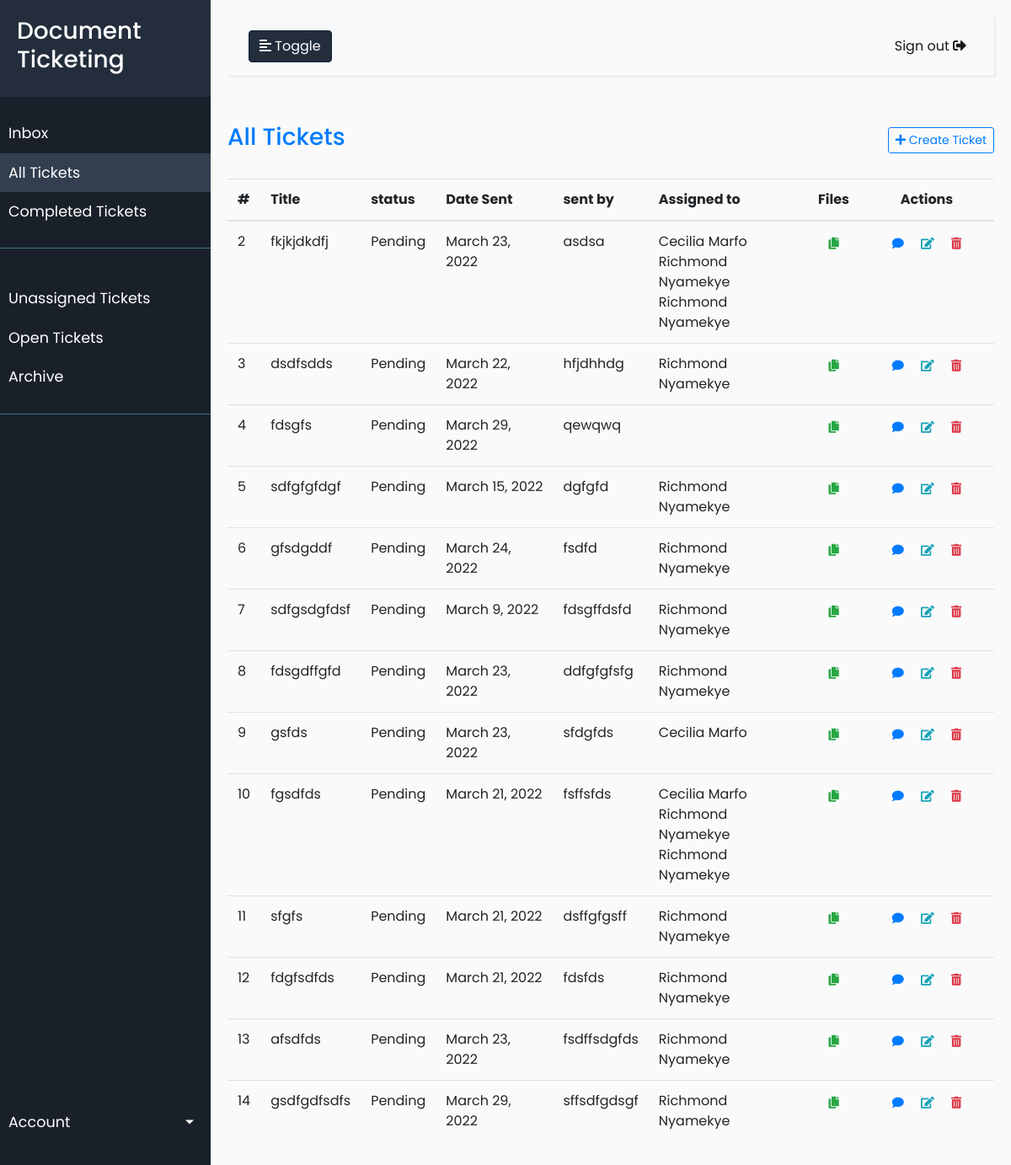
Page /tickets/ (signed in) on the earlier database version.
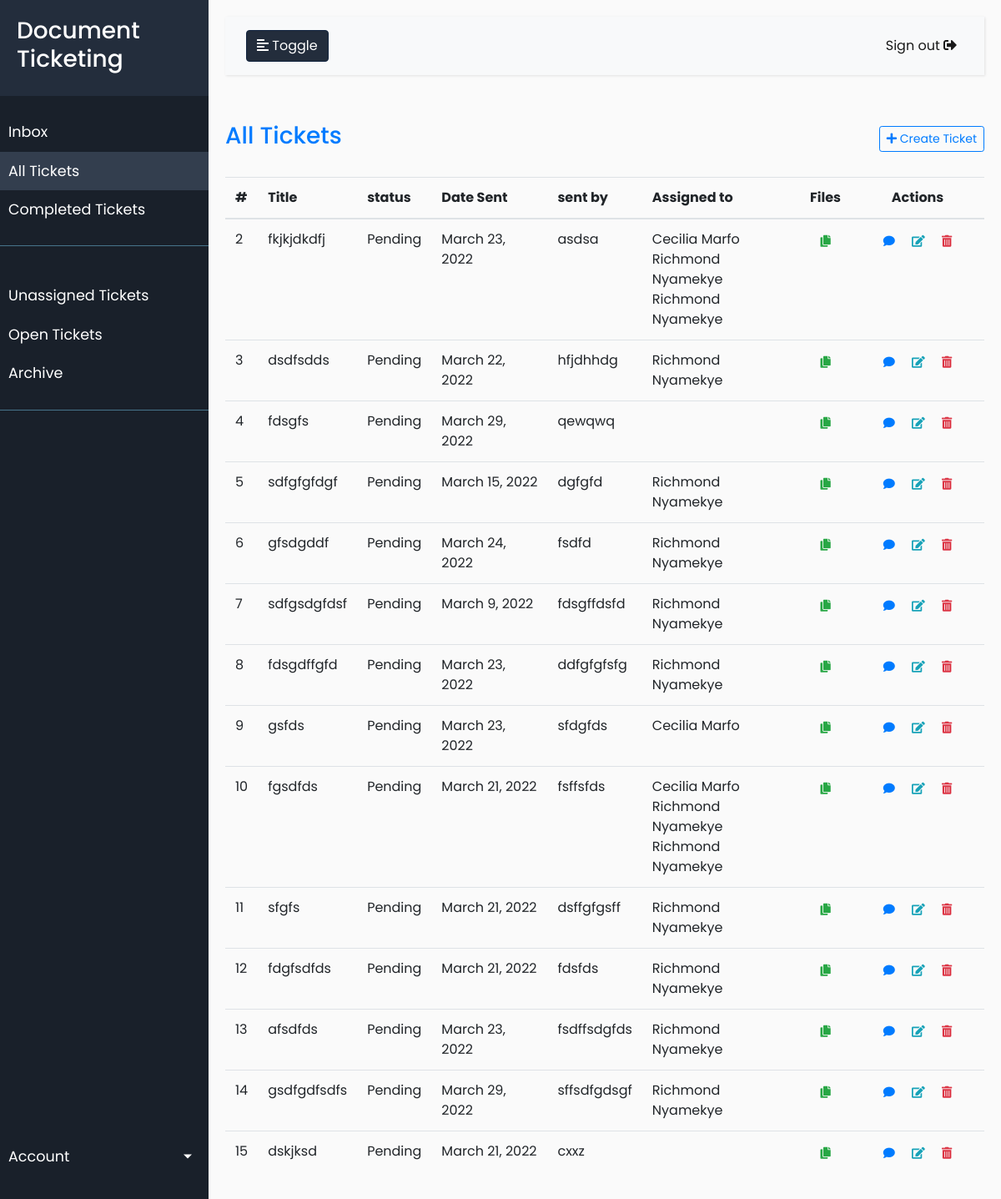
Same page on the later database version.
### app/models.py (models this page shows, shortened)
class Ticket(models.Model):
    PENDING = 1
    DONE = 2
    CHOICES = (
        (PENDING, 'Pending'),
        (DONE, 'Done'),
    )
    title = models.CharField(max_length=50, verbose_name='Title')
    date_sent = models.DateField(
        null=True, verbose_name='Date Sent', help_text='YYYY-mm-dd')
    ticket_choices = models.PositiveSmallIntegerField(
        choices=CHOICES, default=PENDING, verbose_name='status')
    description = models.TextField(verbose_name="Description")
    order = OrderField(blank=True, verbose_name='Order #')
    waiting_for = models.ForeignKey(settings.AUTH_USER_MODEL, related_name='waiting_for', blank=True,
                                    null=True, verbose_name='Waiting For', on_delete=models.CASCADE)
    sent_by = models.CharField(max_length=255, blank=True,
                               null=True,)
    assigned_to = models.ManyToManyField(settings.AUTH_USER_MODEL,
                                         related_name='assigned_to',
                                         blank=True,
                                         verbose_name='Assigned to')
    closed_date = models.DateTimeField(blank=True, null=True)
    created = models.DateTimeField(auto_now_add=True)
    updated = models.DateTimeField(auto_now=True)
    class Meta:
        db_table = 'ticket'
        ordering = ['order']
        verbose_name = 'Ticket'
        verbose_name_plural = 'Tickets'

### account/models.py (models this page shows, shortened)
class User(AbstractBaseUser, PermissionsMixin):
    email = models.EmailField(_('email address'), unique=True)
    first_name = models.CharField(_('first name'), max_length=30, blank=True)
    last_name = models.CharField(_('last name'), max_length=30, blank=True)
    date_joined = models.DateTimeField(_('date joined'), auto_now_add=True)
    is_active = models.BooleanField(_('active'), default=True)
    is_staff = models.BooleanField(_('staff status'),default=False)
    roles = models.ManyToManyField(Role)
    objects = UserManager()
    USERNAME_FIELD = 'email'
    REQUIRED_FIELDS = []
    class Meta:
        verbose_name = _('user')
        verbose_name_plural = _('users')
    def __str__(self):
        return self.get_full_name()
    def get_full_name(self):
        full_name = '%s %s' % (self.first_name, self.last_name)
        return full_name.strip()

### app/views.py (the view)
# urls.py: path('tickets/', TicketList.as_view(), name='ticket-list'),
class TicketList(LoginRequiredMixin, CoreListView):
    model = Ticket
    def get_context_data(self, *args, **kwargs):
        context = super(TicketList, self).get_context_data(*args, **kwargs)
        new_context_entry = "All Tickets"
        context["title"] = new_context_entry
        return context

### cms/mixins.py (called while the page is built)
    def dispatch(self, *args, **kwargs):
        self.model_name = get_model_name(self.model)
        self.app_name = self.model._meta.app_label
        self.model_verbose_name = get_model_name(self.model, 'verbose_name')
        self.model_verbose_name_plural = get_model_name(self.model, 'verbose_name_plural')
        if not hasattr(self, 'ajax_form'):
            self.ajax_form = 'cms/modal/{}.html'.format(self.template)
        if not hasattr(self, 'ajax_list'):
            self.ajax_list = '{}/partials/{}_list_partial.html'.format(self.app_name, self.model_name.lower())
        return super().dispatch(*args, **kwargs)

### cms/utils.py (called while the page is built)
def get_model_name(model, attr=None):
    if isinstance(model, str):
        model = string_to_model(model)
    if attr:
        if hasattr(model._meta, attr):
            return getattr(model._meta, attr)
        elif attr == 'verbose_name_plural':
            return get_model_name(model, 'verbose_name')
        else:
            return model.__name__
    else:
        return model.__name__

### templates/app/ticket_list.html (shortened to what this page needs)
{% extends 'base.html' %}
{% load cms_tags %}
{% load cache %}
{% load static %}
{% block content %}
{% cache 500 ticket_list%}
{% block extrajs %}
<link rel="stylesheet" type="text/css" href="https://cdn.datatables.net/v/bs4/dt-1.11.5/r-2.2.9/datatables.min.css"/>
{% endblock %}
{%endcache%}
{% block table %}
<div class="d-flex justify-content-between flex-wrap flex-md-nowrap align-items-center pt-3 pb-2 mb-3">
    <h3 class="h3"><span class="text-primary"> {{ title }}</span></h3>
  {% if request.user.is_superuser and request.user.is_staff %}
    <div class="btn-toolbar mb-2 mb-md-0">
      <a class="btn btn-sm btn-outline-primary ajax-load-form" href="{% get_object_url 'create' %}">
      <i class="fas fa-plus"></i> Create {{ model_verbose_name }}</a>
    </div>
  {% endif %}
</div>
<div class="table-responsive">
<table class="table table-hover" id="table-ajax" >
  <thead>
    <tr>
      <th>#</th>
      <th>{{ object_list|verbose_name:'field:title' }}</th>
      <th>{{ object_list|verbose_name:'field:ticket_choices' }}</th>
      <th>{{ object_list|verbose_name:'field:date_sent' }}</th>
      <th>{{ object_list|verbose_name:'field:sent_by' }}</th>
      <th>{{ object_list|verbose_name:'field:assigned_to' }}</th>
      <th style="width: 50px; text-align: center;">Files</th>
      <th style="width: 160px; text-align: center;">Actions</th>
    </tr>
  </thead>
  <tbody>
    {% include 'app/partials/ticket_list_partial.html' %}
  </tbody>
</table>
</div>
{% endblock table %}
{% endblock %}

### templates/app/partials/ticket_list_partial.html
{% load cms_tags %}
{% for ticket in object_list %}
<tr id="{{ ticket.pk }}">
    <td>{{ ticket.pk }}</td>
    <td><a href="{% get_object_url 'detail' ticket %}" class="border-0 ajax-load-form" title="View">
        {{ ticket.title }}</a></td>
    <td>{{ ticket.get_ticket_choices_display }}</td>
    <td>{{ ticket.date_sent}}</td>
    <td>{{ ticket.sent_by }}</td>
        <td >
            <ul style="list-style-type: none;padding: 0;margin: 0;">
                {% for users in ticket.assigned_to.all %}
                <li>{{users}}</li>
                {% endfor %}
            </ul>
        </td>
    <td style="text-align: center;">
        <a href="{% url 'app:file-list' ticket.pk %}" class="btn btn-outline-success btn-sm border-0" title="Files">
            <i class="fa fa-copy"></i></a></td>
       <td style="text-align: center;">
        <a href="{% url 'app:comment-list' ticket.pk %}" class="btn btn-outline-primary btn-sm border-0" title="Comments">
                <i class="fa fa-comment"></i></a>
            {% if request.user.is_staff and request.user.is_superuser %}
        <a href="{% get_object_url 'update' ticket %}" class="btn btn-outline-info btn-sm border-0 ajax-load-form" title="Edit">
            <i class="fa fa-edit"></i></a>
        <a href="{% get_object_url 'delete' ticket %}" class="btn btn-outline-danger btn-sm border-0 ajax-load-form" title="Delete">
            <i class="fa fa-trash-alt"></i></a>
            {% endif %}
    </td>
</tr>
{% endfor %}

Differences in the rows shown:
added Ticket: pk "15", title "dskjksd", ticket_choices "Pending", date_sent "March 21, 2022", sent_by "cxxz"
